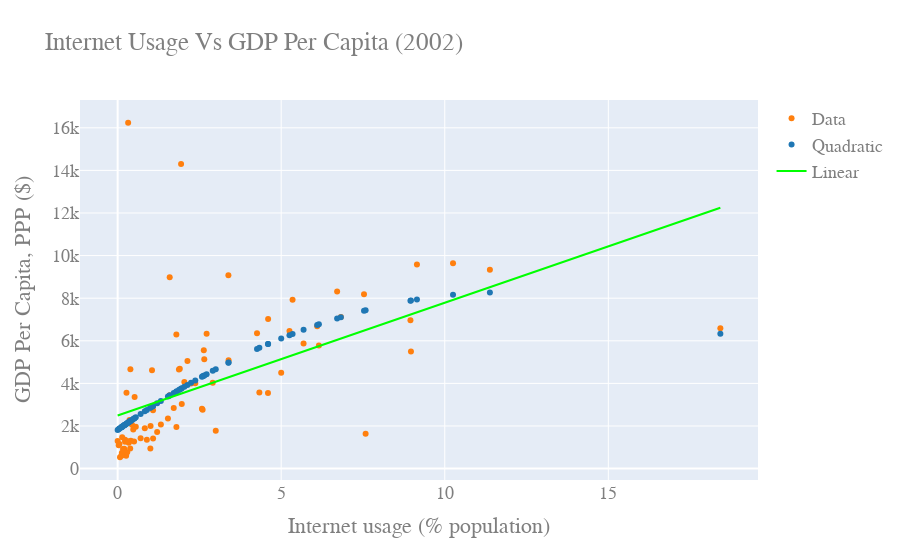

Here is the notebook cell this chart was saved with:
### Markdown cell above
# 2002 Internet Usage Vs GDP Per Capita

### Code cell
slopeGDP02, interceptGDP02, r_valueGDP02, p_valueGDP02, std_errGDP02 = stats.linregress(IU02,GDP02)
lineGDP02 = slopeGDP02*IU02+interceptGDP02

p1 = np.polyfit(IU02,GDP02,2)

yfit1 = p1[0]*IU02**2+p1[1]*IU02+p1[2]



#yresid1 = GDP02 - lineGDP02
yresid1 = GDP02 - yfit1




SSresid1 = sum(pow(yresid1,2))

SStotal1 = len(GDP02)*statistics.variance(GDP02)

rsq1 = 1 - SSresid1/SStotal1



y1resid = GDP02 - lineGDP02


SS1resid = sum(pow(y1resid,2))

SS1total = len(GDP02)*statistics.variance(GDP02)

rsq_1 = 1 - SS1resid/SS1total

print("R^2 value for linear fit: " +str(rsq_1))
#print("Model Coefficients: "+str(slopeGDP02)+" , "+str(interceptGDP02))
print("Model Coefficients: ["+str(slopeGDP02)+","+str(interceptGDP02)+"]")
print("Correlation coefficient: "+str(np.corrcoef(IU02,GDP02)[0][1]))

print("R^2 value for fit: " +str(rsq1))
#print("Model Coefficients: "+str(slopeGDP02)+" , "+str(interceptGDP02))
print("Model Coefficients: "+str(p1))







figGDP = go.Figure()

figGDP.add_trace(go.Scatter(
    x= IU02,
    y= GDP02,
    mode='markers',      # this sets its legend entry
    marker=go.Marker(color='rgb(255, 127, 14)'),
    name="Data",
    text=Country_Name,
    textposition="top center"
))

figGDP.add_trace(go.Scatter(
    x=IU02,
    #y=lineGDP02,
    y=np.polyval(p1,IU02),
    mode='markers',
    marker=go.Marker(color='rgb(31, 119, 180)'),
    name="Quadratic"
))

figGDP.add_trace(go.Scatter(
    x=IU02,
    y=lineGDP02,
    #y=np.polyval(p1,IU02),
    mode='lines',
    marker=go.Marker(color='rgb(0, 255, 0)'),
    name="Linear"
))

figGDP.update_layout(
    title="Internet Usage Vs GDP Per Capita (2002)",
    xaxis_title="Internet usage (% population)",
    yaxis_title="GDP Per Capita, PPP ($)",
    font=dict(
        family="Courier New, monospace",
        size=18,
        color="#7f7f7f"
    )
)

figGDP.show()

### Figure 1 — Plotly figure (JSON) as saved in the notebook; plotly's stock layout.template omitted (floating-point values rounded to 4 significant figures)
{"data": [{"marker": {"color": "rgb(255, 127, 14)"}, "mode": "markers", "name": "Data", "text": ["Albania", "Algeria", "Angola", "Armenia", "Azerbaijan", "Bangladesh", "Belarus", "Belize", "Benin", "Bosnia and Herzegovina", "Botswana", "Brazil", "Burkina Faso", "Burundi", "Cambodia", "Cameroon", "Central African Republic", "Chad", "China", "Colombia", "Comoros", "Dominica", "Dominican Republic", "Ecuador", "Egypt", "El Salvador", "Equatorial Guinea", "Ethiopia", "Fiji", "Gabon", "Gambia", "Georgia", "Ghana", "Guatemala", "Guinea", "Haiti", "Honduras", "India", "Indonesia", "Jamaica", "Kenya", "Kyrgyzstan", "Lesotho", "Liberia", "Madagascar", "Malawi", "Maldives", "Mali", "Mauritania", "Mauritius", "Mongolia", "Morocco", "Mozambique", "Myanmar", "Namibia", "Nepal", "Nicaragua", "Niger", "Pakistan", "Papua New Guinea", "Paraguay", "Peru", "Philippines", "Rwanda", "Samoa", "Sao Tome and Principe", "Senegal", "Sierra Leone", "Solomon Islands", "South Africa", "Sri Lanka", "Sudan", "Tajikistan", "Thailand", "Togo", "Tonga", "Tunisia", "Turkey", "Uganda", "Ukraine", "Uzbekistan", "Yemen", "Zambia"], "textposition": "top center", "type": "scatter", "x": [0.3901, 1.592, 0.2704, 1.96, 5.0, 0.1399, 8.951, 5.684, 0.7029, 2.648, 3.386, 9.149, 0.201, 0.1182, 0.227, 0.3609, 0.1285, 0.1661, 4.596, 4.6, 0.5549, 18.42, 6.824, 4.261, 2.72, 1.9, 0.3212, 0.0724, 6.153, 1.94, 1.797, 1.588, 0.8303, 3.392, 0.402, 0.8934, 2.597, 1.538, 2.134, 6.1, 1.208, 2.999, 1.084, 0.03271, 0.3397, 0.2151, 5.348, 0.227, 0.3632, 10.25, 2.04, 2.373, 0.2596, 0.0004265, 2.634, 0.313, 1.715, 0.1272, 2.577, 1.322, 1.795, 8.967, 4.332, 0.2928, 2.245, 7.581, 1.006, 0.1762, 0.5019, 6.71, 1.05, 0.4395, 0.05546, 7.531, 1, 2.907, 5.253, 11.38, 0.3841, 1.874, 1.082, 0.5188, 0.4778], "y": [4661.0, 8981.0, 3564.0, 3031.0, 4505.0, 1470.0, 6963.0, 5873.0, 1428.0, 5137.0, 9076.0, 9582.0, 933.2, 601.5, 1260.0, 2185.0, 728.2, 919.3, 3554.0, 7023.0, 1968.0, 6584.0, 7118.0, 6349.0, 6328.0, 4692.0, 16240.0, 532.6, 5775.0, 14300.0, 1947.0, 3449.0, 1897.0, 5087.0, 1313.0, 1351.0, 2759.0, 2354.0, 5055.0, 6684.0, 1713.0, 1771.0, 1414.0, 1095.0, 1211.0, 671.4, 7924.0, 1357.0, 2276.0, 9643.0, 4068.0, 4009.0, 605.1, 1301.0, 5550.0, 1281.0, 2843.0, 639.4, 2815.0, 2066.0, 6292.0, 5501.0, 3567.0, 765.7, 3995.0, 1639.0, 2003.0, 820.5, 1272.0, 8315.0, 4617.0, 2054.0, 1150.0, 8190.0, 942.5, 4034.0, 6465.0, 9330.0, 947.3, 4647.0, 2741.0, 3363.0, 1835.0]}, {"marker": {"color": "rgb(31, 119, 180)"}, "mode": "markers", "name": "Quadratic", "type": "scatter", "x": [0.3901, 1.592, 0.2704, 1.96, 5.0, 0.1399, 8.951, 5.684, 0.7029, 2.648, 3.386, 9.149, 0.201, 0.1182, 0.227, 0.3609, 0.1285, 0.1661, 4.596, 4.6, 0.5549, 18.42, 6.824, 4.261, 2.72, 1.9, 0.3212, 0.0724, 6.153, 1.94, 1.797, 1.588, 0.8303, 3.392, 0.402, 0.8934, 2.597, 1.538, 2.134, 6.1, 1.208, 2.999, 1.084, 0.03271, 0.3397, 0.2151, 5.348, 0.227, 0.3632, 10.25, 2.04, 2.373, 0.2596, 0.0004265, 2.634, 0.313, 1.715, 0.1272, 2.577, 1.322, 1.795, 8.967, 4.332, 0.2928, 2.245, 7.581, 1.006, 0.1762, 0.5019, 6.71, 1.05, 0.4395, 0.05546, 7.531, 1, 2.907, 5.253, 11.38, 0.3841, 1.874, 1.082, 0.5188, 0.4778], "y": [2234.0, 3431.0, 2107.0, 3772.0, 6108.0, 1968.0, 7884.0, 6518.0, 2558.0, 4375.0, 4973.0, 7935.0, 2034.0, 1945.0, 2061.0, 2203.0, 1956.0, 1996.0, 5847.0, 5849.0, 2406.0, 6329.0, 7105.0, 5618.0, 4435.0, 3717.0, 2161.0, 1895.0, 6774.0, 3753.0, 3622.0, 3427.0, 2688.0, 4977.0, 2246.0, 2751.0, 4332.0, 3380.0, 3928.0, 6746.0, 3063.0, 4666.0, 2941.0, 1852.0, 2181.0, 2049.0, 6322.0, 2061.0, 2206.0, 8156.0, 3843.0, 4139.0, 2096.0, 1817.0, 4362.0, 2153.0, 3546.0, 1954.0, 4315.0, 3173.0, 3620.0, 7888.0, 5668.0, 2131.0, 4026.0, 7430.0, 2864.0, 2007.0, 2351.0, 7052.0, 2908.0, 2286.0, 1877.0, 7410.0, 2858.0, 4590.0, 6265.0, 8267.0, 2228.0, 3693.0, 2939.0, 2368.0, 2326.0]}, {"marker": {"color": "rgb(0, 255, 0)"}, "mode": "lines", "name": "Linear", "type": "scatter", "x": [0.3901, 1.592, 0.2704, 1.96, 5.0, 0.1399, 8.951, 5.684, 0.7029, 2.648, 3.386, 9.149, 0.201, 0.1182, 0.227, 0.3609, 0.1285, 0.1661, 4.596, 4.6, 0.5549, 18.42, 6.824, 4.261, 2.72, 1.9, 0.3212, 0.0724, 6.153, 1.94, 1.797, 1.588, 0.8303, 3.392, 0.402, 0.8934, 2.597, 1.538, 2.134, 6.1, 1.208, 2.999, 1.084, 0.03271, 0.3397, 0.2151, 5.348, 0.227, 0.3632, 10.25, 2.04, 2.373, 0.2596, 0.0004265, 2.634, 0.313, 1.715, 0.1272, 2.577, 1.322, 1.795, 8.967, 4.332, 0.2928, 2.245, 7.581, 1.006, 0.1762, 0.5019, 6.71, 1.05, 0.4395, 0.05546, 7.531, 1, 2.907, 5.253, 11.38, 0.3841, 1.874, 1.082, 0.5188, 0.4778], "y": [2697.0, 3333.0, 2633.0, 3529.0, 5138.0, 2564.0, 7231.0, 5501.0, 2863.0, 3893.0, 4284.0, 7336.0, 2597.0, 2553.0, 2610.0, 2681.0, 2558.0, 2578.0, 4924.0, 4927.0, 2784.0, 12250.0, 6105.0, 4747.0, 3931.0, 3497.0, 2660.0, 2529.0, 5749.0, 3518.0, 3442.0, 3331.0, 2930.0, 4287.0, 2703.0, 2963.0, 3866.0, 3305.0, 3621.0, 5721.0, 3130.0, 4079.0, 3064.0, 2508.0, 2670.0, 2604.0, 5323.0, 2610.0, 2683.0, 7921.0, 3570.0, 3747.0, 2628.0, 2490.0, 3885.0, 2656.0, 3398.0, 2558.0, 3855.0, 3190.0, 3441.0, 7240.0, 4785.0, 2645.0, 3679.0, 6505.0, 3023.0, 2584.0, 2756.0, 6044.0, 3047.0, 2723.0, 2520.0, 6479.0, 3020.0, 4030.0, 5272.0, 8518.0, 2694.0, 3483.0, 3063.0, 2765.0, 2743.0]}], "layout": {"font": {"color": "#7f7f7f", "family": "Courier New, monospace", "size": 18}, "title": {"text": "Internet Usage Vs GDP Per Capita (2002)"}, "xaxis": {"title": {"text": "Internet usage (% population)"}}, "yaxis": {"title": {"text": "GDP Per Capita, PPP ($)"}}}}
